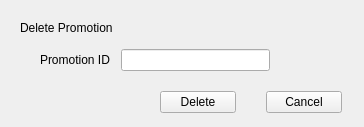
<?xml version="1.0" encoding="UTF-8"?>
<ui version="4.0">
 <class>DeletePromotion</class>
 <widget class="QWidget" name="DeletePromotion">
  <property name="geometry">
   <rect>
    <x>0</x>
    <y>0</y>
    <width>364</width>
    <height>127</height>
   </rect>
  </property>
  <property name="windowTitle">
   <string>Delete Promotion</string>
  </property>
  <widget class="QLabel" name="label_Heading">
   <property name="geometry">
    <rect>
     <x>20</x>
     <y>20</y>
     <width>171</width>
     <height>16</height>
    </rect>
   </property>
   <property name="text">
    <string>Delete Promotion</string>
   </property>
  </widget>
  <widget class="QWidget" name="layoutWidget">
   <property name="geometry">
    <rect>
     <x>160</x>
     <y>90</y>
     <width>182</width>
     <height>25</height>
    </rect>
   </property>
   <layout class="QHBoxLayout" name="horizontalLayout">
    <property name="spacing">
     <number>30</number>
    </property>
    <item>
     <widget class="QPushButton" name="deletePromo">
      <property name="text">
       <string>Delete</string>
      </property>
     </widget>
    </item>
    <item>
     <widget class="QPushButton" name="cancel">
      <property name="text">
       <string>Cancel</string>
      </property>
     </widget>
    </item>
   </layout>
  </widget>
  <widget class="QWidget" name="gridLayoutWidget">
   <property name="geometry">
    <rect>
     <x>40</x>
     <y>40</y>
     <width>311</width>
     <height>41</height>
    </rect>
   </property>
   <layout class="QGridLayout" name="gridLayout" columnstretch="50,100,50">
    <property name="verticalSpacing">
     <number>15</number>
    </property>
    <item row="0" column="0">
     <widget class="QLabel" name="label_Id">
      <property name="text">
       <string>Promotion ID</string>
      </property>
     </widget>
    </item>
    <item row="0" column="1">
     <widget class="QLineEdit" name="lineEdit_Id"/>
    </item>
    <item row="0" column="2">
     <widget class="QLabel" name="error_Id">
      <property name="text">
       <string/>
      </property>
     </widget>
    </item>
   </layout>
  </widget>
 </widget>
 <resources/>
 <connections>
  <connection>
   <sender>cancel</sender>
   <signal>clicked()</signal>
   <receiver>DeletePromotion</receiver>
   <slot>close()</slot>
   <hints>
    <hint type="sourcelabel">
     <x>303</x>
     <y>92</y>
    </hint>
    <hint type="destinationlabel">
     <x>181</x>
     <y>55</y>
    </hint>
   </hints>
  </connection>
 </connections>
</ui>
